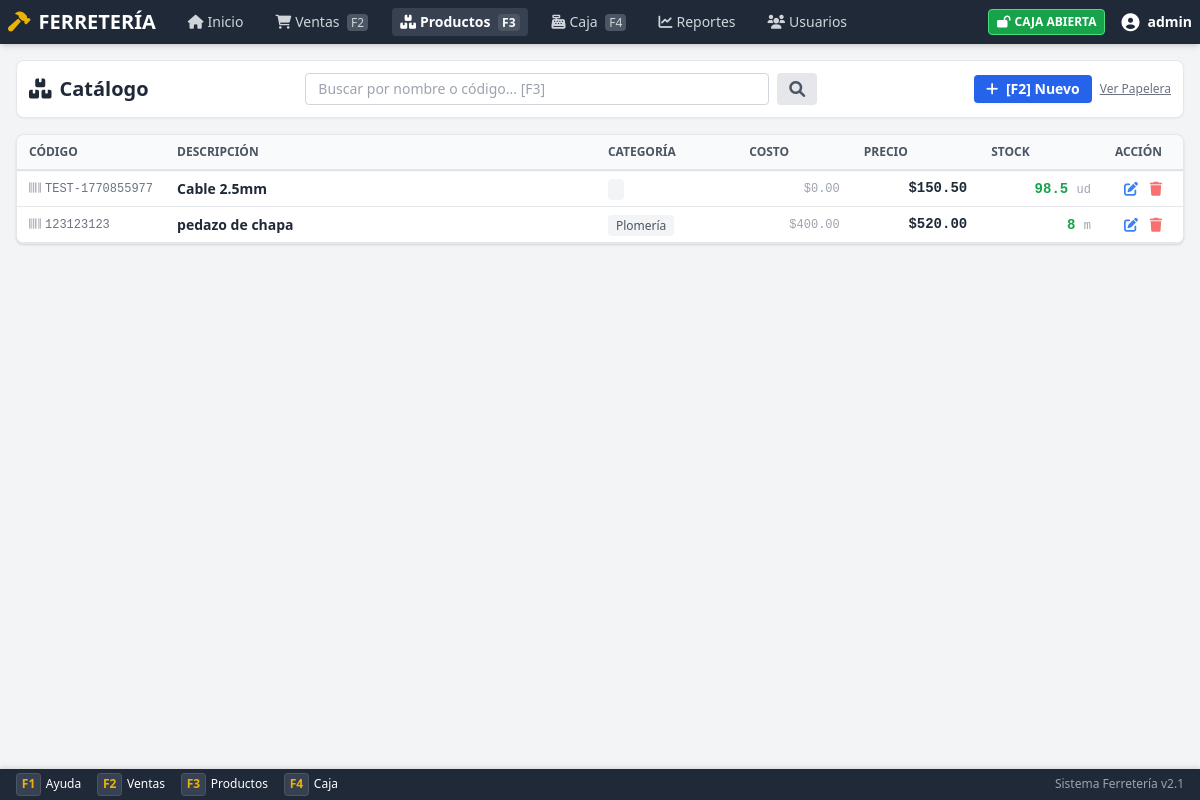
/public/products.php (signed in), run on an earlier commit of the app's database.
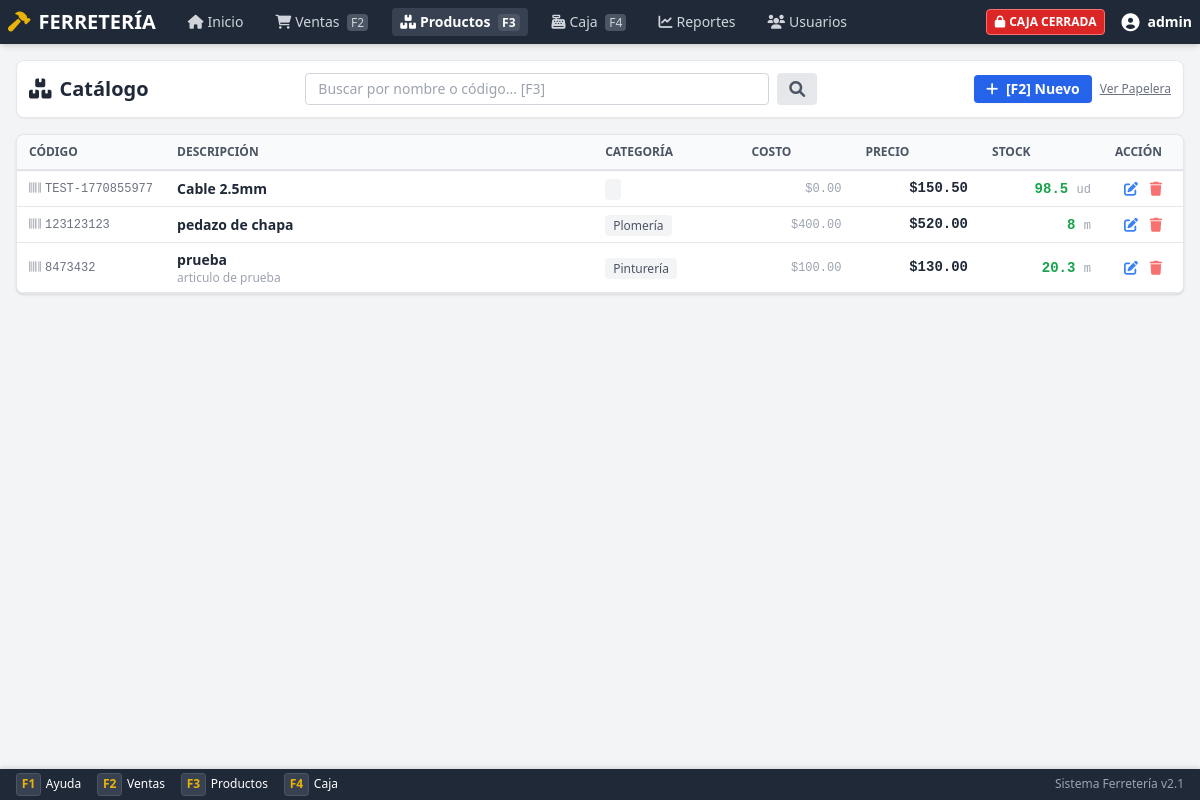
And on a later commit of the database.
### tables this page shows
CREATE TABLE `productos` (
  `id` int(11) NOT NULL,
  `nombre` varchar(200) NOT NULL,
  `descripcion` text DEFAULT NULL,
  `codigo_barra` varchar(50) DEFAULT NULL,
  `modelo` varchar(100) DEFAULT NULL,
  `categoria_id` int(11) DEFAULT NULL,
  `marca_id` int(11) DEFAULT NULL,
  `unidad_medida_id` int(11) DEFAULT 1,
  `proveedor_id` int(11) DEFAULT NULL,
  `precio` decimal(10,2) NOT NULL DEFAULT 0.00,
  `precio_costo` decimal(10,2) DEFAULT 0.00,
  `margen_ganancia` decimal(5,2) DEFAULT 30.00,
  `stock` decimal(10,3) NOT NULL DEFAULT 0.000,
  `unidad_medida` varchar(20) DEFAULT 'unid',
  `stock_minimo` decimal(10,3) NOT NULL DEFAULT 0.000,
  `ubicacion_deposito` varchar(50) DEFAULT NULL,
  `imagen` varchar(255) DEFAULT NULL,
  `activo` tinyint(1) DEFAULT 1,
  `deleted_at` timestamp NULL DEFAULT NULL,
  `created_at` timestamp NOT NULL DEFAULT current_timestamp(),
  `updated_at` timestamp NOT NULL DEFAULT current_timestamp() ON UPDATE current_timestamp()
);

CREATE TABLE `unidades_medida` (
  `id` int(11) NOT NULL,
  `nombre` varchar(50) NOT NULL,
  `abreviatura` varchar(10) NOT NULL,
  `tipo` enum('unidad','longitud','peso','volumen','area','otro') DEFAULT 'unidad',
  `activo` tinyint(1) DEFAULT 1
);

CREATE TABLE `categorias` (
  `id` int(11) NOT NULL,
  `nombre` varchar(100) NOT NULL,
  `descripcion` text DEFAULT NULL,
  `icono` varchar(50) DEFAULT 'fa-box',
  `activo` tinyint(1) DEFAULT 1,
  `created_at` timestamp NOT NULL DEFAULT current_timestamp()
);

### app/Core/Database.php (called while the page is built, shortened)
<?php
class Database
{
    private static $instance = null;
    private $pdo;
    private function __construct()
    {
        try {
            $dsn = sprintf(
                "mysql:host=%s;dbname=%s;charset=%s",
                DB_HOST,
                DB_NAME,
                DB_CHARSET
            );
            $options = [
                PDO::ATTR_ERRMODE => PDO::ERRMODE_EXCEPTION,
                PDO::ATTR_DEFAULT_FETCH_MODE => PDO::FETCH_ASSOC,
                PDO::ATTR_EMULATE_PREPARES => false,
                PDO::MYSQL_ATTR_INIT_COMMAND => "SET NAMES " . DB_CHARSET
            ];
            $this->pdo = new PDO($dsn, DB_USER, DB_PASS, $options);
        } catch (PDOException $e) {
            Logger::error('Database connection failed', [
                'error' => $e->getMessage()
            ]);
            die('Error de conexión a la base de datos. Por favor contacte al administrador.');
        }
    }
    public static function getInstance()
    {
        if (self::$instance === null) {
            self::$instance = new self();
        }
        return self::$instance;
    }
    public function query($sql, $params = [])
    {
        try {
            $stmt = $this->pdo->prepare($sql);
            $stmt->execute($params);
            return $stmt;
        } catch (PDOException $e) {
            Logger::error('Database query failed', [
                'sql' => $sql,
                'error' => $e->getMessage()
            ]);
            throw $e;
        }
    }
    public function fetchOne($sql, $params = [])
    {
        $stmt = $this->query($sql, $params);
        return $stmt->fetch();
    }
}

### app/helpers.php (called while the page is built, shortened)
<?php
if (!function_exists('checkAdmin')) {
    function checkAdmin()
    {
        return isset($_SESSION['role']) && $_SESSION['role'] === 'admin';
    }
}

### public/products.php (the view, shortened to what the changed rows need)
<?php
require_once __DIR__ . '/../app/bootstrap.php';
$is_admin = checkAdmin();
$can_manage_products = $is_admin || hasRole('kiosquero');
$show_deleted = isset($_GET['show_deleted']) && $_GET['show_deleted'] == '1' && $is_admin;
$sql = "SELECT p.*, c.nombre as categoria, u.abreviatura as unidad
        FROM productos p
        LEFT JOIN categorias c ON p.categoria_id = c.id
        LEFT JOIN unidades_medida u ON p.unidad_medida_id = u.id
        WHERE ";
if ($show_deleted) {
    $sql .= "p.deleted_at IS NOT NULL";
} else {
    $sql .= "p.deleted_at IS NULL";
}
$sql .= " ORDER BY p.nombre LIMIT 100";
$stmt = $pdo->prepare($sql);
$stmt->execute();
$productos = $stmt->fetchAll(PDO::FETCH_ASSOC);
?>
<!DOCTYPE html>
<html lang="es">
<head>
    <script src="assets/js/tailwindcss.js"></script>
    <link href="assets/css/fontawesome.min.css" rel="stylesheet">
</head>
<body class="bg-gray-100 flex flex-col min-h-screen pb-10">
    <?php include __DIR__ . '/../includes/nav.php'; ?>
    <div class="max-w-7xl mx-auto px-4 py-4 w-full flex-1">
        <div class="flex justify-between items-center mb-4 bg-white p-3 rounded-lg shadow-sm border border-gray-200">
            <h1 class="text-xl font-bold text-gray-800"><i class="fas fa-boxes mr-2"></i>Catálogo</h1>
        </div>
        <div class="bg-white rounded-lg shadow border border-gray-200 overflow-hidden">
            <div class="overflow-x-auto max-h-[70vh]">
                <table class="dense-table" id="products_table">
                    <thead class="sticky top-0 shadow-sm">
                        <tr>
                            <th class="w-32">Código</th>
                            <th>Descripción</th>
                            <th>Categoría</th>
                            <th class="text-right">Costo</th>
                            <th class="text-right">Precio</th>
                            <th class="text-right">Stock</th>
                            <th class="w-20 text-center">Acción</th>
                        </tr>
                    </thead>
                    <tbody>
                        <?php foreach ($productos as $p): ?>
                            <tr class="group cursor-default hover:bg-gray-50 transition-colors" data-id="<?php echo $p['id']; ?>">
                                <td class="font-mono-num text-xs text-gray-500">
                                    <?php echo $p['codigo_barra'] ? '<i class="fas fa-barcode mr-1 opacity-50"></i>'.$p['codigo_barra'] : '-'; ?>
                                </td>
                                <td>
                                    <div class="font-semibold text-gray-800"><?php echo htmlspecialchars($p['nombre']); ?></div>
                                    <div class="text-xs text-gray-400 truncate w-64"><?php echo htmlspecialchars($p['descripcion']); ?></div>
                                </td>
                                <td><span class="text-xs bg-gray-100 px-2 py-0.5 rounded text-gray-600"><?php echo $p['categoria']; ?></span></td>
                                <td class="text-right font-mono-num text-xs text-gray-400">$<?php echo number_format($p['precio_costo'], 2); ?></td>
                                <td class="text-right font-mono-num font-bold text-gray-800">$<?php echo number_format($p['precio'], 2); ?></td>
                                <td class="text-right">
                                    <span class="font-mono-num font-bold <?php echo $p['stock'] <= $p['stock_minimo'] ? 'text-red-600' : 'text-green-600'; ?>">
                                        <?php echo round($p['stock'], 3); ?> <span class="text-xs font-normal text-gray-400"><?php echo $p['unidad'] ?? 'u'; ?></span>
                                    </span>
                                </td>
                                <td class="text-center">
                                    <?php if ($can_manage_products && !$p['deleted_at']): ?>
                                        <button onclick='editProduct(<?php echo json_encode($p); ?>)' class="text-blue-500 hover:text-blue-700 mx-1" title="Editar [Enter]"><i class="fas fa-edit"></i></button>
                                        <button onclick="confirmDelete(<?php echo $p['id']; ?>, '<?php echo addslashes($p['nombre']); ?>')" class="text-red-400 hover:text-red-600 mx-1" title="Eliminar"><i class="fas fa-trash"></i></button>
                                    <?php endif; ?>
                                </td>
                            </tr>
                        <?php endforeach; ?>
                    </tbody>
                </table>
            </div>
        </div>
    </div>
</body>
</html>

### includes/nav.php (shortened to what the changed rows need)
<?php
$turnoAbiertoNav = false;
if (isset($_SESSION['user_id'])) {
    $dbNav = Database::getInstance();
    $turnoAbiertoNav = $dbNav->fetchOne("SELECT id FROM turnos_caja WHERE user_id = ? AND estado = 'abierto'", [$_SESSION['user_id']]);
}
?>
<link href="assets/css/styles.css" rel="stylesheet">
<nav class="bg-gray-800 text-white p-2 flex justify-between items-center shadow-md sticky top-0 z-40">
    <div class="flex items-center gap-4 text-sm">
        <?php if ($turnoAbiertoNav): ?>
            <span class="bg-green-600 px-2 py-1 rounded text-xs font-bold border border-green-400">
                <i class="fas fa-lock-open mr-1"></i>CAJA ABIERTA
            </span>
        <?php else: ?>
            <span class="bg-red-600 px-2 py-1 rounded text-xs font-bold border border-red-400 animate-pulse">
                <i class="fas fa-lock mr-1"></i>CAJA CERRADA
            </span>
        <?php endif; ?>
        <div class="relative group">
            <button class="flex items-center hover:text-yellow-400 focus:outline-none">
            </button>
        </div>
    </div>
</nav>

What changed in the data, as far as the page shows it:
added productos: codigo_barra "8473432", nombre "prueba", descripcion "articulo de prueba", categoria.nombre "Pinturería", precio_costo "100.00", precio "130.00", stock "20.3", unidad_medida.abreviatura "m"
Also different on the page:
text no longer shown: "CAJA ABIERTA"
text now shown: "CAJA CERRADA"
